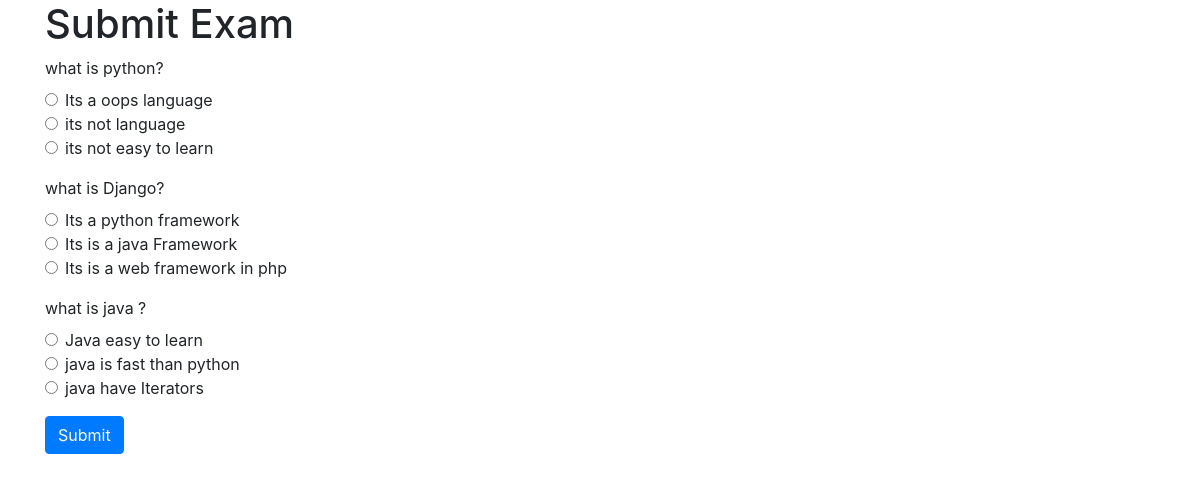
Screenshot of /submit_exam/ with the database file from the repository.
### onlinecourse/models.py (models this page shows, shortened)
class Question(models.Model):
    text = models.CharField(max_length=200)

class Choice(models.Model):
    question = models.ForeignKey(Question, related_name='choices', on_delete=models.CASCADE)
    text = models.CharField(max_length=200)
    is_correct = models.BooleanField(default=False)

### onlinecourse/views.py (the view, shortened to what this page needs)
# urls.py: path('submit_exam/', views.submit_exam, name='submit_exam'),
def submit_exam(request):
    questions = Question.objects.all()
    return render(request, 'onlinecourse/submit_exam_bootstrap.html', {'questions': questions})

### onlinecourse/templates/onlinecourse/submit_exam_bootstrap.html (shortened to what this page needs)
<!DOCTYPE html>
<html lang="en">
<head>
    <link rel="stylesheet" href="https://stackpath.bootstrapcdn.com/bootstrap/4.5.2/css/bootstrap.min.css">
</head>
<body>
    <div class="container">
        <h1>Submit Exam</h1>
        <form method="post">
            {% for question in questions %}
                <div class="form-group">
                    <label>{{ question.text }}</label>
                    {% for choice in question.choices.all %}
                        <div class="form-check">
                            <input class="form-check-input" type="radio" name="question{{ question.id }}" id="choice{{ choice.id }}" value="{{ choice.id }}">
                            <label class="form-check-label" for="choice{{ choice.id }}">{{ choice.text }}</label>
                        </div>
                    {% endfor %}
                </div>
            {% endfor %}
            <button type="submit" class="btn btn-primary">Submit</button>
        </form>
    </div>
</body>
</html>

### rows the page displays
Question: text "what is python?"
Choice: text "Its a oops language"
Choice: text "its not language"
Choice: text "its not easy to learn"
Question: text "what is Django?"
Choice: text "Its a python framework"
Choice: text "Its is a java Framework"
Choice: text "Its is a web framework in php"
Question: text "what is java ?"
Choice: text "Java easy to learn"
Choice: text "java is fast than python"
Choice: text "java have Iterators"
